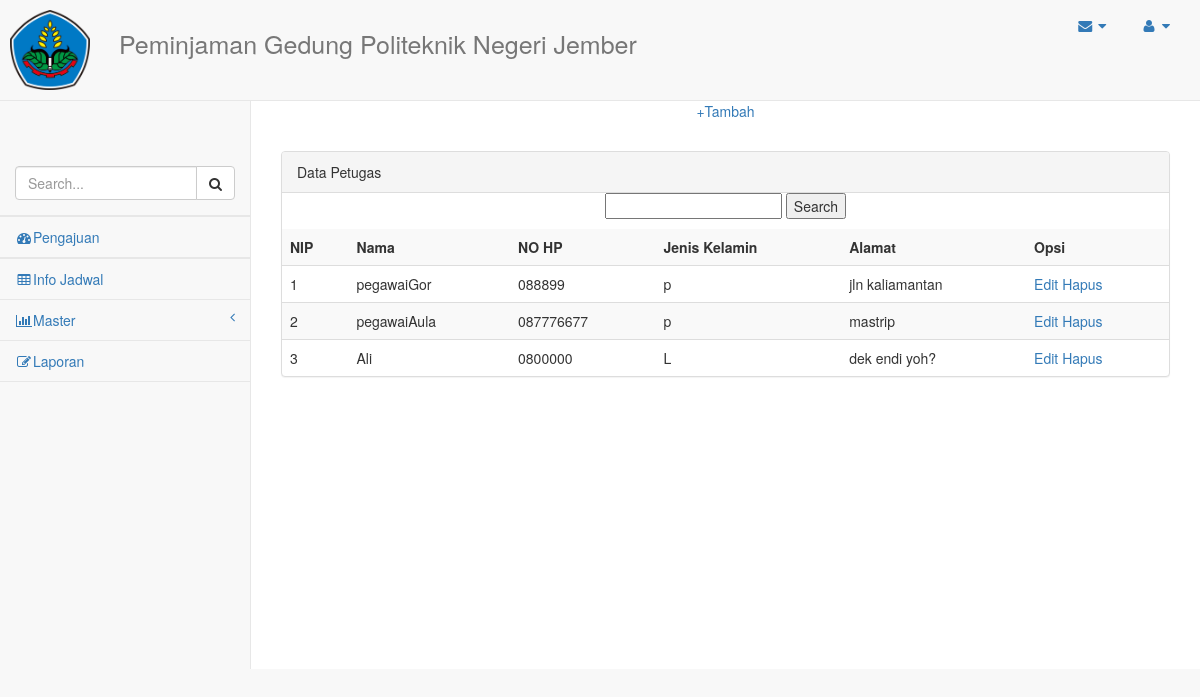
/index.php/petugaskepala, run on the app's committed database.
### tables this page shows
CREATE TABLE `pegawai` (
  `NIP` varchar(20) NOT NULL,
  `Nama_Pegawai` varchar(30) NOT NULL,
  `NoHp_Pegawai` char(13) NOT NULL,
  `JK_Pegawai` varchar(6) NOT NULL,
  `Password` varchar(15) NOT NULL,
  `Alamat_Pegawai` text NOT NULL,
  `level` char(7) NOT NULL
);

### application/controllers/petugaskepala.php (called while the page is built, shortened)
<?php
class petugaskepala extends CI_Controller{
	function __construct(){
		$this->load->helper(array('url'));
		$this->load->model('petugas_model');
		$this->load->view('home/headerkepala');
	}
	 public function index(){
    $id = $this->uri->segment(3);
	 	if(isset($id)){
			$data['ci'] = $this->petugas_model->get_data_cari($id);
		}else{
			$data['ci']= $this->petugas_model->view();
		}
		$this->load->view('masterkepala/datapetugas',$data);
   }
}
?>

### index.php (called while the page is built, shortened)
<?php
require_once BASEPATH.'core/CodeIgniter.php';

### application/models/petugas_model.php (called while the page is built, shortened)
<?php
class petugas_model extends CI_Model{
	public function view(){
    return $this->db->get('pegawai')->result();
  }
	}
?>

### application/views/masterkepala/datapetugas.php (the view, shortened to what this page needs)
<html>
	<head>
	</head>
	<body>
	<p align="center"><a href="<?php echo base_url()?>petugaskepala/input">+Tambah</a></p>
		<br>
		<div class="panel panel-default">
                        <div class="panel-heading">
                            </i>Data Petugas
						</div>
<form align="center" action="<?=site_url('petugaskepala/cari');?>" method = "post">
<input type="text" name = "keyword" />
<input type="submit" value = "Search" name="submit" />
</form>
		<p align="center">
			<table class="table table-striped">
				<tr>
					<th>NIP</th>
					<th>Nama</th>
					<th>NO HP</th>
					<th>Jenis Kelamin</th>
					<th>Alamat</th>
					<th colspan="2">Opsi</th>
				</tr>
				<?php
		foreach($ci as $data){
		?>
		<tr>
			<td><?php echo $data->NIP ?></td>
			<td><?php echo $data->Nama_Pegawai ?></td>
			<td><?php echo $data->NoHp_Pegawai ?></td>
			<td><?php echo $data->JK_Pegawai ?></td>
			<td><?php echo $data->Alamat_Pegawai ?></td>
			<td>
			      <?php echo anchor('petugaskepala/edit/'.$data->NIP,'Edit'); ?>
                              <?php echo anchor('petugaskepala/hapus/'.$data->NIP,'Hapus'); ?>
			</td>
		</tr>
		<?php } ?>
			</table>
			</div>
	</body>
</html>

### data on the page
pegawai: NIP "1", Nama_Pegawai "pegawaiGor", NoHp_Pegawai "088899", JK_Pegawai "p", Alamat_Pegawai "jln kaliamantan", NIP "Edit", NIP "Hapus"
pegawai: NIP "2", Nama_Pegawai "pegawaiAula", NoHp_Pegawai "087776677", JK_Pegawai "p", Alamat_Pegawai "mastrip", NIP "Edit", NIP "Hapus"
pegawai: NIP "3", Nama_Pegawai "Ali", NoHp_Pegawai "0800000", JK_Pegawai "L", Alamat_Pegawai "dek endi yoh?", NIP "Edit", NIP "Hapus"
